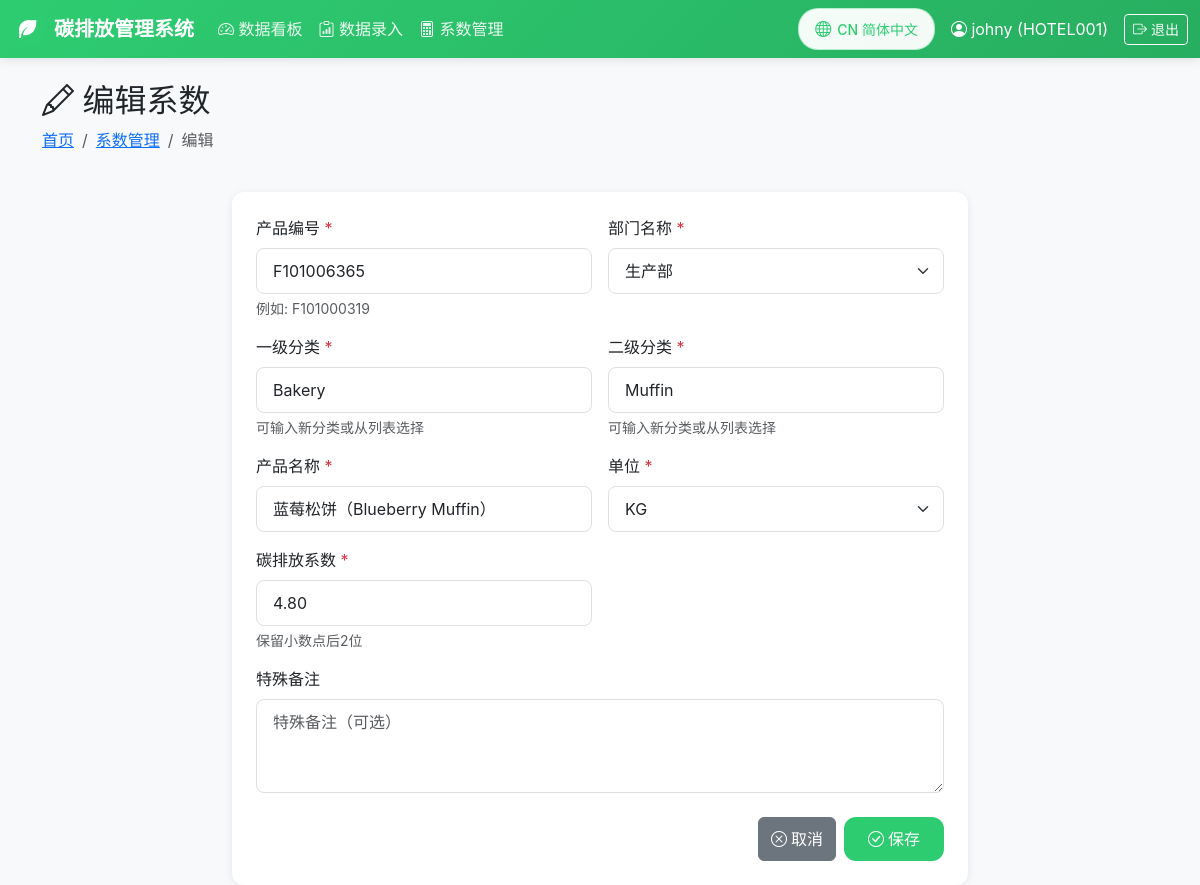
The page /coefficients/211/edit/ (signed in) on the database its author committed.
### coefficients/models.py (models this page shows, shortened)
class CustomUser(AbstractUser):
    hotel = models.ForeignKey(
        Hotel,
        on_delete=models.SET_NULL,
        null=True,
        blank=True,
        verbose_name=_('所属酒店'),
        related_name='users'
    )
    position = models.CharField(_('岗位'), max_length=100, blank=True)
    phone = models.CharField(_('电话'), max_length=20, blank=True)
    is_approved = models.BooleanField(_('是否审批通过'), default=False)
    can_manage_coefficients = models.BooleanField(_('可管理系数'), default=False)
    class Meta:
        verbose_name = _('用户')
        verbose_name_plural = _('用户')

class Hotel(models.Model):
    code = models.CharField(_('酒店代码'), max_length=50, unique=True)
    name = models.CharField(_('酒店名称'), max_length=200)
    name_en = models.CharField(_('酒店名称(英文)'), max_length=200, blank=True)
    created_at = models.DateTimeField(_('创建时间'), auto_now_add=True)
    updated_at = models.DateTimeField(_('更新时间'), auto_now=True)
    is_active = models.BooleanField(_('是否启用'), default=True)
    class Meta:
        verbose_name = _('酒店')
        verbose_name_plural = _('酒店')
        ordering = ['code']

class EmissionCoefficient(models.Model):
    UNIT_CHOICES = [
        ('KG', _('KG')),
        ('L', _('L')),
    ]
    DEPARTMENT_CHOICES = [
        ('production', _('生产部')),
        ('rd', _('研发部')),
        ('administration', _('行政部')),
        ('logistics', _('后勤部')),
    ]
    product_code = models.CharField(_('产品编号'), max_length=50, db_index=True)
    category_level1 = models.ForeignKey(
        EmissionCategory,
        on_delete=models.PROTECT,
        verbose_name=_('一级分类'),
        related_name='coefficients_level1',
        limit_choices_to={'level': 1}
    )
    category_level2 = models.ForeignKey(
        EmissionCategory,
        on_delete=models.PROTECT,
        verbose_name=_('二级分类'),
        related_name='coefficients_level2',
        limit_choices_to={'level': 2}
    )
    product_name = models.CharField(_('产品名称'), unique=True, max_length=200)
    product_name_en = models.CharField(_('产品名称(英文)'), max_length=200, blank=True)
    unit = models.CharField(_('单位'), max_length=20, choices=UNIT_CHOICES)
    coefficient = models.DecimalField(_('碳排放系数'), max_digits=10, decimal_places=2)
    department = models.CharField(_('部门名称'), max_length=50, choices=DEPARTMENT_CHOICES)
    special_note = models.TextField(_('特殊备注'), blank=True)
    created_at = models.DateTimeField(_('创建时间'), auto_now_add=True)
    updated_at = models.DateTimeField(_('最后更新'), auto_now=True)
    updated_by = models.ForeignKey(
        CustomUser,
        on_delete=models.SET_NULL,
        null=True,
        blank=True,
        verbose_name=_('更新人')
    )
    class Meta:
        verbose_name = _('碳排放系数')
        verbose_name_plural = _('碳排放系数')
        ordering = ['-updated_at']

### coefficients/views.py (the view)
# urls.py: path('coefficients/<int:pk>/edit/', views.coefficient_edit, name='coefficient_edit'),
@login_required
@user_passes_test(can_manage_coefficients, login_url='dashboard')
def coefficient_edit(request, pk):
    coefficient = get_object_or_404(EmissionCoefficient, pk=pk)
    if request.method == 'POST':
        form = EmissionCoefficientForm(request.POST, instance=coefficient)
        if form.is_valid():
            coefficient = form.save(commit=False)
            coefficient.updated_by = request.user
            coefficient.save()
            messages.success(request, _('系数更新成功！'))
            return redirect('coefficient_list')
    else:
        form = EmissionCoefficientForm(instance=coefficient)
    level1_categories = EmissionCategory.objects.filter(level=1).values_list('name', flat=True)
    level2_categories = EmissionCategory.objects.filter(level=2).values_list('name', flat=True)
    context = {
        'form': form,
        'coefficient': coefficient,
        'level1_categories': level1_categories,
        'level2_categories': level2_categories,
    }
    return render(request, 'coefficients/coefficient_form.html', context)

### coefficients/views.py (called while the page is built)
def can_manage_coefficients(user):
    return user.is_authenticated and (user.can_manage_coefficients or user.is_superuser)

### templates/coefficients/coefficient_form.html (shortened to what this page needs)
{% extends "base.html" %}
{% load i18n %}
{% block content %}
<div class="container mt-4">
    <div class="row mb-4">
        <div class="col">
            <h2>
                <i class="bi bi-{% if coefficient %}pencil{% else %}plus-circle{% endif %}"></i>
                {% if coefficient %}{% trans "编辑系数" %}{% else %}{% trans "新增系数" %}{% endif %}
            </h2>
            <nav aria-label="breadcrumb">
                <ol class="breadcrumb">
                    <li class="breadcrumb-item"><a href="{% url 'dashboard' %}">{% trans "首页" %}</a></li>
                    <li class="breadcrumb-item"><a href="{% url 'coefficient_list' %}">{% trans "系数管理" %}</a></li>
                    <li class="breadcrumb-item active">
                        {% if coefficient %}{% trans "编辑" %}{% else %}{% trans "新增" %}{% endif %}
                    </li>
                </ol>
            </nav>
        </div>
    </div>
    <div class="row justify-content-center">
        <div class="col-lg-8">
            <div class="card">
                <div class="card-body p-4">
                    <form method="post">
                        <div class="row g-3">
                            <div class="col-md-6">
                                <label for="{{ form.product_code.id_for_label }}" class="form-label">
                                    {{ form.product_code.label }} <span class="text-danger">*</span>
                                </label>
                                {{ form.product_code }}
                                <div class="form-text">{% trans "例如: F101000319" %}</div>
                            </div>
                            <div class="col-md-6">
                                <label for="{{ form.department.id_for_label }}" class="form-label">
                                    {{ form.department.label }} <span class="text-danger">*</span>
                                </label>
                                {{ form.department }}
                            </div>
                            <div class="col-md-6">
                                <label for="{{ form.category_level1_name.id_for_label }}" class="form-label">
                                    {{ form.category_level1_name.label }} <span class="text-danger">*</span>
                                </label>
                                {{ form.category_level1_name }}
                                <div class="form-text">{% trans "可输入新分类或从列表选择" %}</div>
                            </div>
                            <div class="col-md-6">
                                <label for="{{ form.category_level2_name.id_for_label }}" class="form-label">
                                    {{ form.category_level2_name.label }} <span class="text-danger">*</span>
                                </label>
                                {{ form.category_level2_name }}
                                <div class="form-text">{% trans "可输入新分类或从列表选择" %}</div>
                            </div>
                            <div class="col-md-6">
                                <label for="{{ form.product_name.id_for_label }}" class="form-label">
                                    {{ form.product_name.label }} <span class="text-danger">*</span>
                                </label>
                                {{ form.product_name }}
                            </div>
                            <div class="col-md-6">
                                <label for="{{ form.unit.id_for_label }}" class="form-label">
                                    {{ form.unit.label }} <span class="text-danger">*</span>
                                </label>
                                {{ form.unit }}
                            </div>
                            <div class="col-md-6">
                                <label for="{{ form.coefficient.id_for_label }}" class="form-label">
                                    {{ form.coefficient.label }} <span class="text-danger">*</span>
                                </label>
                                {{ form.coefficient }}
                                <div class="form-text">{% trans "保留小数点后2位" %}</div>
                            </div>
                            <div class="col-md-12">
                                <label for="{{ form.special_note.id_for_label }}" class="form-label">
                                    {{ form.special_note.label }}
                                </label>
                                {{ form.special_note }}
                            </div>
                        </div>
                        <div class="d-flex gap-2 justify-content-end mt-4">
                            <button type="button" onclick="window.location.href='{% url 'coefficient_list' %}'" class="btn btn-secondary d-inline-flex align-items-center">
                                <i class="bi bi-x-circle me-1"></i> {% trans "取消" %}
                            </button>
                            <button type="submit" class="btn btn-primary d-inline-flex align-items-center">
                                <i class="bi bi-check-circle me-1"></i> {% trans "保存" %}
                            </button>
                        </div>
                    </form>
                </div>
            </div>
        </div>
    </div>
</div>
{% endblock %}

### templates/base.html (shortened to what this page needs)
{% load static %}
{% load i18n %}
<!DOCTYPE html>
<html lang="{{ LANGUAGE_CODE }}">
<head>
    <link href="https://cdn.jsdelivr.net/npm/bootstrap@5.3.0/dist/css/bootstrap.min.css" rel="stylesheet">
    <link rel="stylesheet" href="https://cdn.jsdelivr.net/npm/bootstrap-icons@1.11.0/font/bootstrap-icons.css">
</head>
<body>
    {% if user.is_authenticated %}
    <nav class="navbar navbar-expand-lg navbar-dark mb-4">
        <div class="container-fluid">
            <a class="navbar-brand" href="{% url 'dashboard' %}">
                <img src="{% static 'images/leaf-icon.svg' %}" alt="Leaf Icon">
                {% trans "碳排放管理系统" %}
            </a>
            <div class="collapse navbar-collapse" id="navbarNav">
                <ul class="navbar-nav me-auto">
                    <li class="nav-item">
                        <a class="nav-link" href="{% url 'dashboard' %}">
                            <i class="bi bi-speedometer2"></i> {% trans "数据看板" %}
                        </a>
                    </li>
                    <li class="nav-item">
                        <a class="nav-link" href="{% url 'consumption_list' %}">
                            <i class="bi bi-clipboard-data"></i> {% trans "数据录入" %}
                        </a>
                    </li>
                    {% if user.can_manage_coefficients or user.is_superuser %}
                    <li class="nav-item">
                        <a class="nav-link" href="{% url 'coefficient_list' %}">
                            <i class="bi bi-calculator"></i> {% trans "系数管理" %}
                        </a>
                    </li>
                    {% endif %}
                </ul>
                <div class="d-flex align-items-center gap-3">
                    <div class="language-switcher">
                        <form action="{% url 'set_language' %}" method="post" id="languageForm">
                            <button type="button" class="btn btn-sm" id="languageToggle">
                                <i class="bi bi-globe"></i>
                                <span id="languageText">{% if LANGUAGE_CODE == 'zh-hans' %}CN 简体中文{% else %}EN English{% endif %}</span>
                            </button>
                        </form>
                    </div>
                    <a href="{% url 'profile' %}" class="text-white text-decoration-none">
                        <i class="bi bi-person-circle"></i> {{ user.username }}
                        {% if user.hotel %}({{ user.hotel.code }}){% endif %}
                    </a>
                    <a href="{% url 'logout' %}" class="btn btn-sm btn-outline-light">
                        <i class="bi bi-box-arrow-right"></i> {% trans "退出" %}
                    </a>
                </div>
            </div>
        </div>
    </nav>
    {% endif %}
    <div class="container-fluid">
        {% block content %}{% endblock %}
    </div>
</body>
</html>

### templates/base.html (style rules this page uses)
:root { --primary-color: #2ecc71; --secondary-color: #27ae60; --dark-color: #1a1a1a; --light-color: #f8f9fa; --border-radius: 12px; }
body { font-family: -apple-system, BlinkMacSystemFont, "Segoe UI", Roboto, "Helvetica Neue", Arial, sans-serif; background-color: var(--light-color); }
.navbar { background: linear-gradient(135deg, var(--primary-color), var(--secondary-color)); box-shadow: 0 2px 10px rgba(0,0,0,0.1); }
.navbar-brand { font-weight: 600; color: white !important; display: flex; align-items: center; gap: 10px; }
.navbar-brand img { width: 32px; height: 32px; border-radius: 6px; }
.nav-link { color: rgba(255,255,255,0.9) !important; transition: all 0.3s; }
.btn-primary { background: var(--primary-color); border: none; border-radius: var(--border-radius); padding: 10px 24px; font-weight: 500; transition: all 0.3s; }
.card { border: none; border-radius: var(--border-radius); box-shadow: 0 2px 8px rgba(0,0,0,0.08); transition: all 0.3s; }
.form-control, .form-select { border-radius: 8px; border: 1px solid #e0e0e0; padding: 10px 16px; transition: all 0.3s; }
.language-switcher { position: relative; }
.language-switcher button { background: rgba(255, 255, 255, 0.95); border: 1.5px solid rgba(46, 204, 113, 0.3); color: var(--primary-color); padding: 8px 16px; border-radius: 20px; transition: all 0.3s; font-weight: 500; font-size: 14px; display: flex; align-items: center; gap: 6px; cursor: pointer; }
.language-switcher button i { font-size: 16px; }

### rows shown on the page
CustomUser: username "johny", hotel.code "HOTEL001"
EmissionCoefficient: product_code "F101006365", department "生产部", product_name "蓝莓松饼（Blueberry Muffin）", unit "KG", coefficient "4.80"
